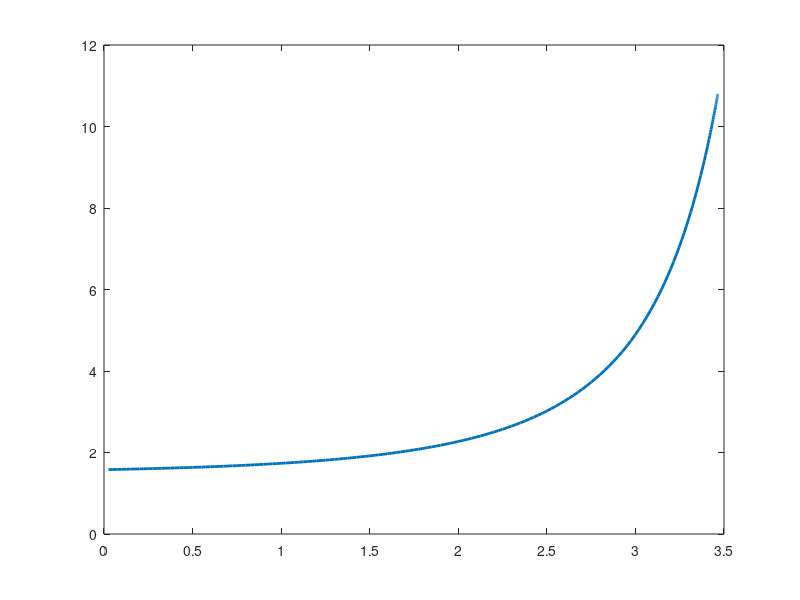

MATLAB code to generate this figure:
% Parameter initialization 
clear
t = 0:0.5:1000;                       % s
koff = 1.5;                     % 1/s
kon = 0.12;                     % 1/um2s
cl = [90];                       % # molecules / um2
D = 2;                          % um2/s  
b = (8./1000);                    % reaction zone in um 
a = (8./1000)./13
scale= (1).*1e-9;               % Barrier
Temp = 1.381e-23.*307.15;       % Temperatue  kelvin
kappa = [ 5].*1e-20;                  % Bending modulus
sigmai = 2e-7;                   % Membrane tension
R_ini  = 5.*1e-6; %+ (15e-6-5e-6).*rand(1,100);
r0_ini  = sqrt(kappa./(2.*sigmai));
Lc = (((Temp)./(4.*pi.*kappa)).*((R_ini.^2)./r0_ini)).*1e6;
np = 4;
pos = 0;
V= 0 ;
koofre=0;
Vt=0;
post=0;
posmt = 0;
Vmt = [3]./60;
%%
%Calculations
% figure(1) ;
count=0;
for j =1:length(Vmt)
    count = count+1;
    V=0;
    pos=0;posmt=0;
    counti=0;
for i=2:length (t)
    counti=counti+1;
betat = 1.0/Temp;
beta_ini = ((4.*pi.*kappa(1)).*betat).*(r0_ini(1)./( R_ini(1).^2));          
sigma = sigmai.*exp (beta_ini.*(pos(end).*1e-6)); 
F0(i)=(2.*pi.*sqrt(2.*kappa(1).*sigma));%+2.*pi*1.63e9*16e-18*(V(i).*1e-6)*(log(R_ini/r0_ini )); 
koofre(i) = koff.*exp(((F0(i).*scale.*betat)./np(1))); 
%%
%Equation
V(i) = b.*((kon.*cl(1))-koofre(i));
 posmt (i)= posmt (i-1)+Vmt(j).*0.5;
pos (i) = pos (i-1)+V(i).*0.5;
if pos (i)>posmt(i)
    pos (i)=posmt(i);
end
orderp(i) =(posmt(i)-pos(i));%./posmt(i); 
% if pos (i)<=0
%     pos (i)=0;
% end

end
% orderp =(posmt-V)./posmt; 
%  subplot (1,2,1)
% Fn=(F0);
   plot1=plot ((pos(2:end)),(koofre(2:end)),'LineWidth',2);hold on;
%   subplot(1,2,2)
%   plot (t(2:end),pos(2:end));hold on;

 Vt (1:length(orderp),count)=orderp;
 post (1:length(pos),count)=pos;
 drawnow;
   %  ylim([-4 0.5])
%    xlim([0 20])
end
%% 
% for k = 1:size (Vt,2)
%    if Vt(2,k)>0
%        Is = Vt (2:end,k);
%      stgsv = [max(Is), 20, 3, min(Is)];
%     [estimates,eval] = fit_survival(t(2:end)', Is, stgsv);% MT reference
%     figure(1);plot(t(2:end),Is,'b-o',t(2:end),eval,'r-');hold on
% xlim([0 100])
% ylim([0 0.2])
%     
%     reftipr= estimates(2);
%     factor=abs(t-reftipr);
%     [col,ix(k)]=min (factor);
%    else
%        ix(k)=NaN;
%    end
%     
% end




%%
% set(plot1(1),'Color',[0 0.447058826684952 0.74117648601532]);
% set(plot1(2),'Color',[1 0 0]);
% set(plot1(3),'Color',[0 0.498039215803146 0]);




%plotting 
% meanv=mean (Vt,2);
% stdv = std (Vt,[],2)
%  %errorbar(Exp1(:,1),Exp1(:,2),Exp1(:,3),'o');hold on
%   errorbar(t(2:end),meanv(2:end),stdv(2:end));
 % plot(t(2:end),meanv(2:end));
%errorbar(Exp200(:,1),Exp200(:,2),Exp200(:,3),'o');
% xlim([0 60])
% ylim([0 0.2])

% A = b*kon;
% B = b*koff;
%  f = @ (cl,y) b*((kon*cl)-(koff.*exp(y)));
% % x0 = [500,1]; 
% % [xmin, fval] = fminsearch(@(x)f(x(1),x(2)), x0)
% %x = linspace(1,10,20);
% y = linspace(0,4,length(cl));
%  figure (2)
%  [CL,Y] = meshgrid(cl,y);
%  surf(CL,Y,f(CL,Y), 'EdgeColor','none', 'FaceAlpha',0.5)
% hold on
% plot3(xmin(1),xmin(2), f(xmin(1),xmin(2)), 'gp', 'MarkerSize', 10, 'MarkerFaceColor','g')
% hold off
% xlabel('X')
% ylabel('Y')

